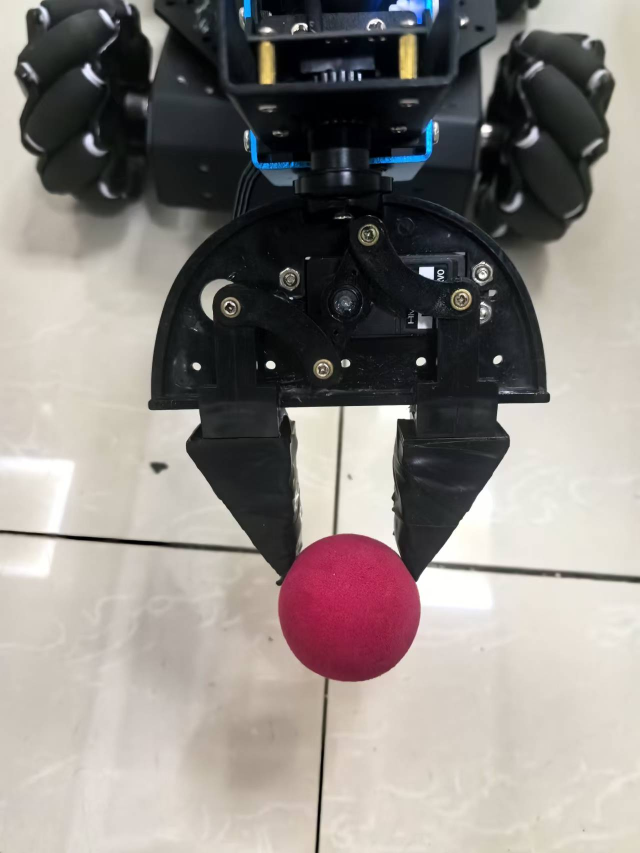
#> input picture artifacts/grasp_session_20261124/success_photos/car_topdown_holding.jpg, 1280 x 1706 px (shown at 1/2 size)
$ python detectors.py --image ../../artifacts/grasp_session_20261124/success_photos/car_topdown_holding.jpg
#> lines starting #> are read from the running program, lines starting #| are printed output that depends on the picture; after the words box and inside, x2 and y2 are one past the last pixel; in counts of white or black regions, pixels touching at a corner belong together
#> in main, image is the input picture: PIL image 1280x1706 RGB; mean R, G, B 140.4, 134.6, 130.6
#| image 1280x1706
### tools/car_approach.py
#!/usr/bin/env python3
"""Drive up to the red ball using the camera as the only sensor.

Why this is not just "publish a forward velocity"
------------------------------------------------
Neither the sign of ``/cmd_vel`` nor the sign of a rotation can be assumed on
this robot. The repository's own notes say the hardware mapping differs from the
legacy names, and today's log already contains two wrong conclusions about
whether the base had moved. So this file *measures* both signs with one short
probe each, then uses them. If a probe cannot resolve the sign it refuses to
move rather than guessing.

Detection uses red-channel dominance rather than the HSV rule in ``car_scan``.
Measured on this ball (940 pixels, ``snapshots/backed_off.jpg``): median
saturation 235, and 90% of its pixels would pass the on-board detector's
``S >= 75``. So the repository's colour thresholds are *not* the problem -- the
earlier miss was in this file's own bounding-box logic, not in the parameters.
Dominance is still the better rule here because the ball sits on bare white
tile, where "red beats green and blue" is unambiguous, and it does not care
whether the red is saturated or washed out by exposure.

Control is step-and-confirm: move a short distance, stop, let the base settle,
measure again. Continuous servoing would be faster but every measurement here
comes from a 4 Hz JPEG stream over a tunnel, and a controller that acts on stale
pixels drives into things.

Usage:
    python3 tools/car_approach.py --dry-run     # locate and probe only
    python3 tools/car_approach.py               # approach to ~0.27 m
"""

import argparse
import base64
import io
import math
import os
import sys
import time

HERE = os.path.dirname(os.path.abspath(__file__))
REPO = os.path.dirname(HERE)
sys.path.insert(0, HERE)

from PIL import Image, ImageChops  # noqa: E402

from car_scan import connected_components  # noqa: E402
from rosbridge_client import Rosbridge  # noqa: E402

# Calibrated intrinsics of the rear camera (fisheye, equidistant model).
FX, CX, CY = 541.286, 308.972, 220.808
BALL_RADIUS_M = 0.0185          # 37 mm ball, measured 2026-11-23 (was 35, unverified)

MIN_DIFF = 30                   # R must beat both G and B by this much
MIN_RED = 85                    # and be reasonably bright
FLOOR_FROM = 0.35               # ignore the upper part of the frame

# Red-dominance alone also passes ORANGE and BROWN, and the ball has been
# sitting on a brown cardboard box since 2026-11-25.  Measured on that box:
# the ball's median hue is 0 deg, the cardboard's is 29 deg (left face) and
# 59 deg (right face) -- but R-dominance merged ball and box into one 17k-px
# irregular blob that the roundness filter then threw away, so the grasp
# refused to start with "the color detector saw nothing" while the ball was
# plainly in frame.  A hue gate of +-18 deg around red separates them.
HUE_HALF_WIDTH = 13             # PIL hue units; 255 == 360 deg, so 13 ~= 18 deg


def redness_mask(image):
    """Pixels that are red -- not merely warm -- and reasonably bright."""
    rgb = image.convert('RGB')
    red, green, blue = rgb.split()
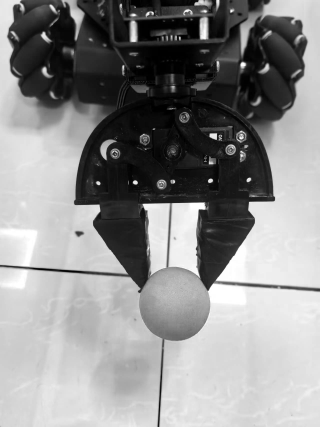
#> red: PIL image 1280x1706 L (shown at 1/4 size); min 0, max 255, mean 140.4
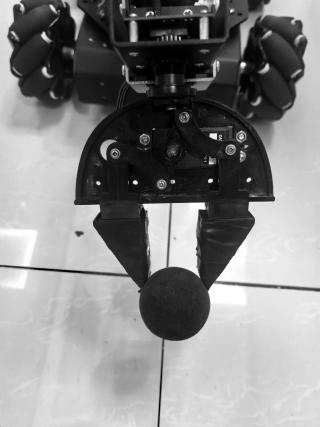
#> green: PIL image 1280x1706 L (shown at 1/4 size); min 0, max 255, mean 134.6
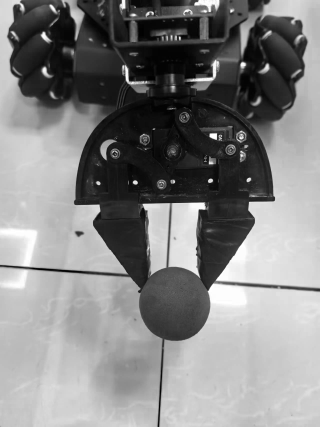
#> blue: PIL image 1280x1706 L (shown at 1/4 size); min 0, max 255, mean 130.6
    rg = ImageChops.subtract(red, green)
    rb = ImageChops.subtract(red, blue)
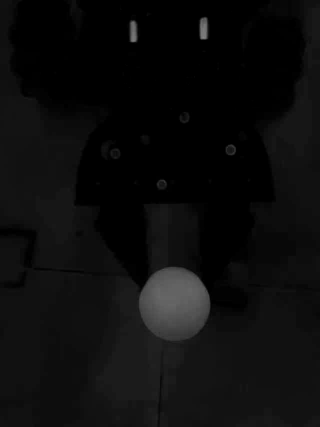
#> rb: PIL image 1280x1706 L (shown at 1/4 size); min 0, max 136, mean 12.4
    dominance = ImageChops.darker(rg, rb).point(
        lambda value: 255 if value >= MIN_DIFF else 0)
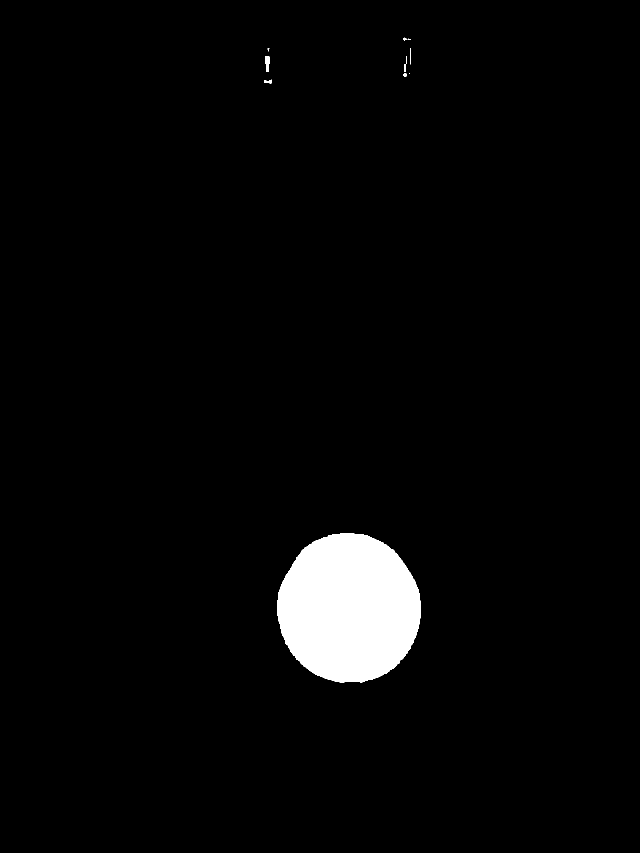
#> dominance: PIL image 1280x1706 L (shown at 1/2 size); 3.1% white; 12 white regions (5 under 20 px), largest, box (x1, y1, x2, y2) and area: (555, 1067, 842, 1366) 67174, (530, 112, 537, 144) 187, (528, 159, 544, 167) 80
    bright = red.point(lambda value: 255 if value >= MIN_RED else 0)
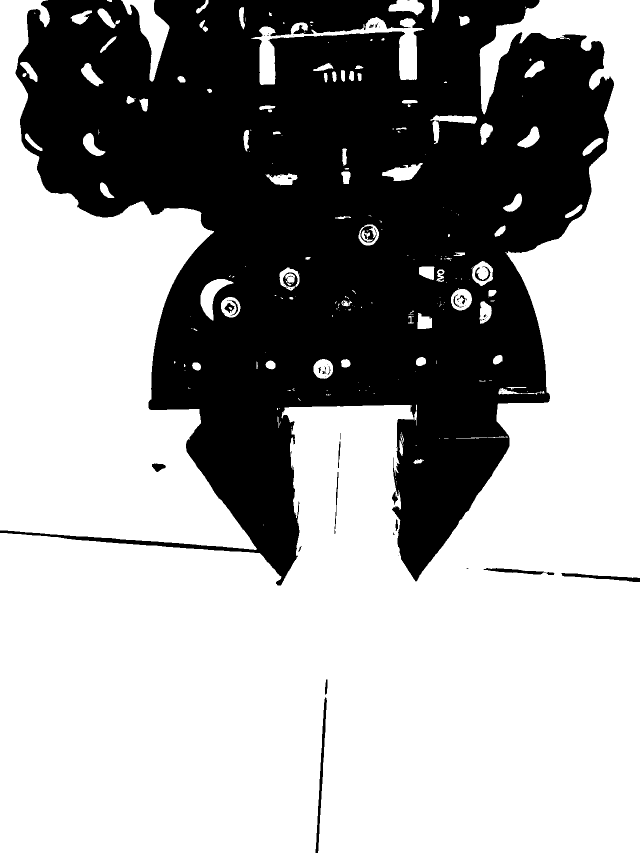
#> bright: PIL image 1280x1706 L (shown at 1/2 size); 63% white; 80 black regions (54 under 20 px), largest, box (x1, y1, x2, y2) and area: (0, 0, 1228, 1171) 801957, (631, 1395, 654, 1706) 1603, (1123, 1146, 1280, 1164) 1024
    hue = rgb.convert('HSV').split()[0]
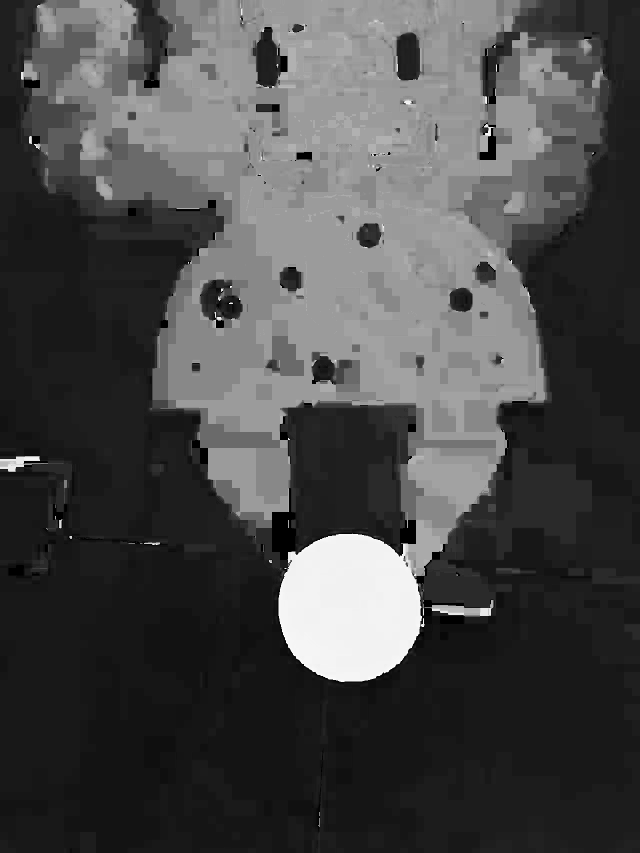
#> hue: PIL image 1280x1706 L (shown at 1/2 size); min 0, max 254, mean 73.7
    # Hue wraps: red sits at both ends of the 0..255 scale.
    hue_ok = hue.point(
        lambda value: 255 if value <= HUE_HALF_WIDTH
        or value >= 255 - HUE_HALF_WIDTH else 0)
#> hue_ok: PIL image 1280x1706 L; 3.8% white; 526 white regions (443 under 20 px), largest, box (x1, y1, x2, y2) and area: (554, 1065, 961, 1377) 63672, (544, 976, 592, 1124) 4060, (800, 1040, 832, 1088) 1321
    return ImageChops.multiply(ImageChops.multiply(dominance, bright), hue_ok)
#> returned value: PIL image 1280x1706 L; 2.7% white; 2 white regions (1 under 20 px), largest, box (x1, y1, x2, y2) and area: (555, 1067, 842, 1366) 58713
#> (the rest of the program and of its run is left out)
